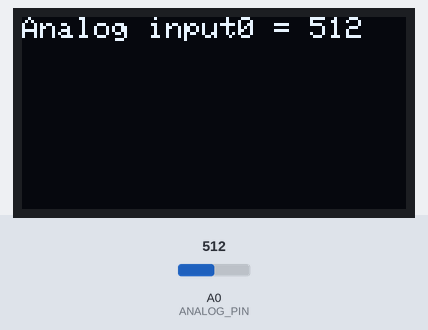
Recording of a sketch running on a simulated Arduino Uno, built with avr-gcc and run on an emulated ATmega328P. Parts: 128×64 one-colour display. The inputs (shaded band) are chosen by the test bench; at power-on: A0 (ANALOG_PIN) = 512. What the sketch prints to the serial monitor is not drawn.

Above: at 1.2 s.
1.3 s: A0 (ANALOG_PIN) set to 716
At 2.1 s:
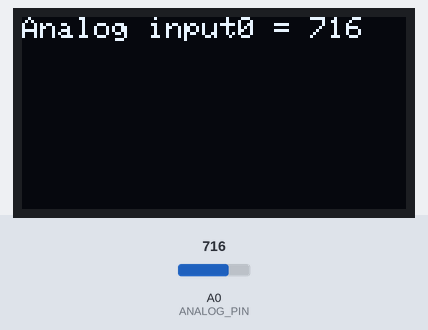
2.9 s: A0 (ANALOG_PIN) set to 900
At 3.5 s:
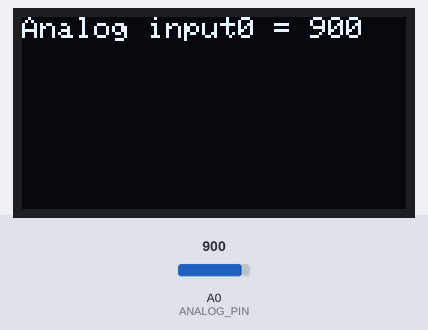
4.5 s: A0 (ANALOG_PIN) set to 1023
At 5.9 s:
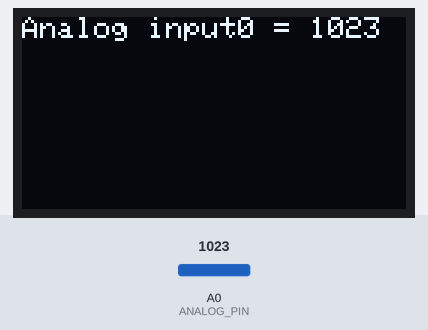
Timing chart, 0 to 7.5 s (numbered marks = the images above; inputs shaded):
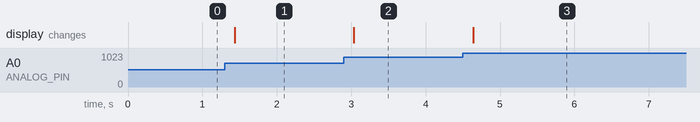

Measured:
- after the input at 1.3 s, the display: changes after 0.13 s (image 1)
- after the input at 2.9 s, the display: changes after 0.14 s (image 2)
- after the input at 4.5 s, the display: changes after 0.14 s (image 3)

The sketch:

AnalogTest.ino
```cpp
#define ANALOG_PIN A0       // Analog input at pin A0.
int analogValue = 0;        // Variable for store analog value

#include <Wire.h>                   // Include library
#include <Adafruit_GFX.h>
#include <Adafruit_SSD1306.h>

#define SCREEN_WIDTH 128
#define SCREEN_HEIGHT 64

Adafruit_SSD1306 display(SCREEN_WIDTH,SCREEN_HEIGHT,&Wire,-1);

void setup()
{
  Serial.begin(115200);       // set serial port at 115200 bps
    if(!display.begin(SSD1306_SWITCHCAPVCC, 0x3C)){
    Serial.println(F("SSD1306 allocation failed"));
    for(;;);
  }
  display.clearDisplay();
  display.setTextColor(WHITE);
}

void loop()
{
  analogValue = analogRead(ANALOG_PIN);   // Read analog input at pin An 0.
  Serial.print("Analog input0 = ");       // Send string to serial port.
  Serial.println(analogValue);            // Send analog value to serial port.
  display.clearDisplay();
    display.setTextSize(1);
    display.setCursor(0,0);

    display.print("Analog input0 = ");       // Send string to serial port.
  display.println(analogValue);
    display.display();
  delay(200);                            // Delay 0.3 second.
}
```
